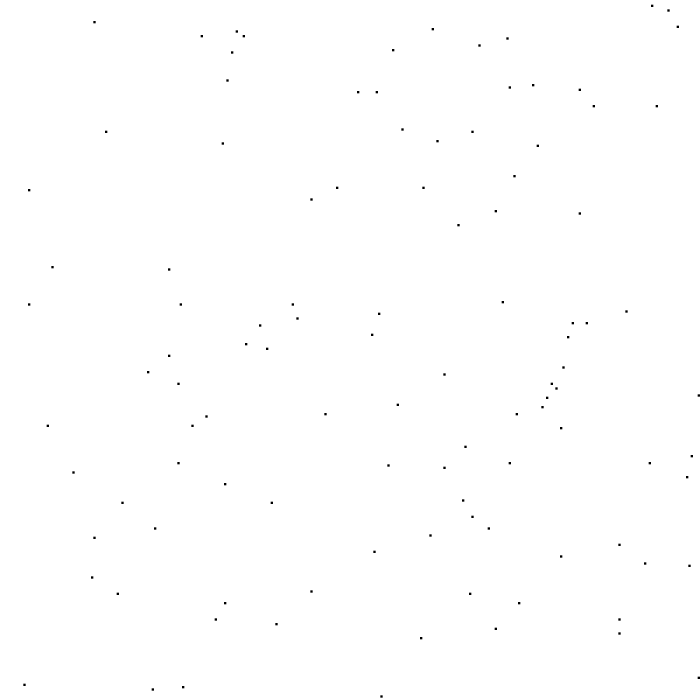
Frame 1 (no input)
Frame 60 (the mouse pressed at the canvas centre just before this capture): blank canvas, image omitted
Frame 120 (the mouse held since frame 60 and released just before this capture): blank canvas, image omitted

The Processing sketch that drew this single still picture (run headless with seeded random() and noise(); from frame 60 on, the mouse is pressed at the canvas centre):

// Processing sketch: generative_art_j133
// ── generative_art_j133.pde
int[][] grid;
int cols = 300;
int rows  = 300;

IntList B;
IntList S;

void setup() {
  size(700, 700);
  background(255);
  pixelDensity(2);
  noStroke();
  fill(0);
  grid = make2DArray(cols, rows);
  frameRate(10);
  B = new IntList();
  S = new IntList();
  B.append(2);
  B.append(4);
  S.append(4);
  S.append(3);
  S.append(2);
  println('B', B, "/S", S);
}

int[][] make2DArray(int cols, int rows) {
  int[][] arr = new int[rows][cols];
  for (int i = 0; i < rows; i++) {
    for (int j = 0; j < cols; j++) {
      if (random(1) < 0.001) {
        arr[i][j] = 1;
      } else {
        arr[i][j] = 0;
      }
    }
  }
  return arr;
}

int neighbors(int row, int col) {
  int sum = 0;
  for (int i = -1; i < 2; i++) {
    for (int j = -1; j < 2; j++) {
      int x = (col + i + cols) % cols;
      int y = (row + j + rows) % rows;
      sum += grid[y][x];
    }
  }
  sum  -= grid[row][col];
  return sum;
}

boolean brule(int i, int j, int neighbors) {
  for (int b = 0; b < B.size(); b++) {
    if (neighbors == B.get(b) &&  grid[i][j] == 0)
      return true;
  }
  return false;
}

boolean srule(int i, int j, int neighbors) {
  for (int s = 0; s < S.size(); s++) {
    if (neighbors == S.get(s) &&  grid[i][j] == 1)
      return true;
  }
  return false;
}

int[][] update() {
  int[][] newg = new int[rows][cols];
  for (int i = 0; i < rows; i++) {
    for (int j = 0; j < cols; j++) {
      int neighbors = neighbors(i, j);   
      if (brule(i, j, neighbors))
        newg[i][j] = 1;
      else if (srule(i, j, neighbors))
        newg[i][j] = 1;
      else
        newg[i][j] = 0;
    }
  }
  return newg;
}

void draw() {
  fill(255, 175);
  square(0, 0, width);
  float sx = float(width)/cols;
  float sy = float(height)/rows;
  for (int i = 0; i < rows; i++) {
    for (int j = 0; j < cols; j++) {
      if (grid[i][j] == 1) {
        fill(0);
        rect(j * sx, i * sy, sx, sy);
      }
    }
  }
  grid = update();
}
